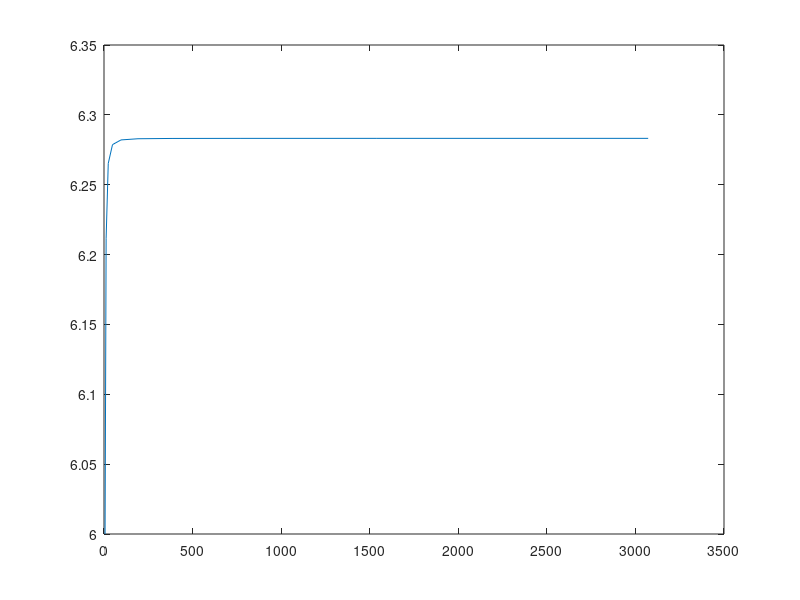
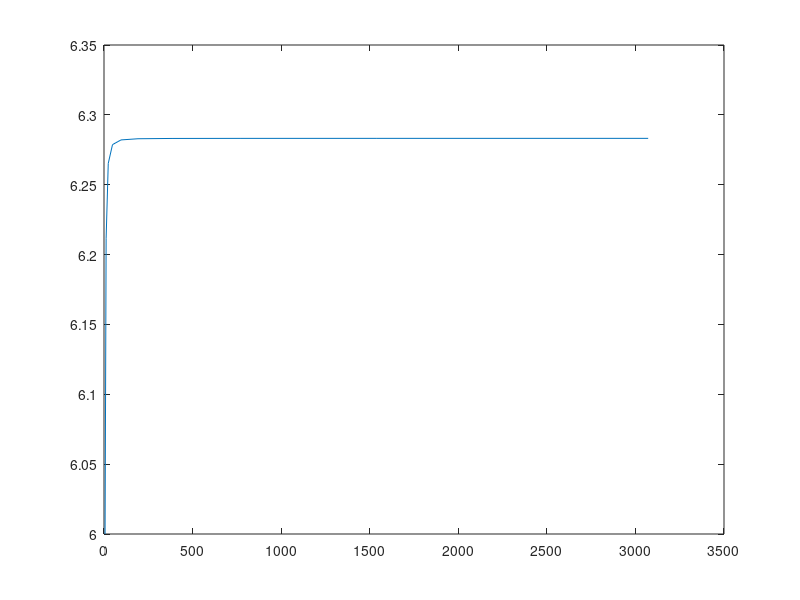

Write MATLAB code to recreate these figures, in order.
% Aufgabe 3a
clear;
clc;
format long;
n = 6;
s = 1;
naeherung = 0;

for j = 1 : 9,
    n(j+1)=2*n(j);
end

for j = 1 : 9,
    s(j+1) = sqrt(2-2*(sqrt(1-(s(j)^2/4))));
end

for j = 1 : 10,
    naeherung(j) = s(j) * n(j);
end

disp('2 * Pi ist: 2')
2 * pi

disp('Näherung ist: ')
naeherung

disp('Unterschied zu 2 * Pi: ')
(2*pi)-naeherung
figure(1);
xlim([min(n) max(n)]);
plot(n,naeherung);


% Aufgabe 3b
for j = 1 : 9,
    s(j+1) = sqrt(s(j)^2/(2*(1+sqrt(1-(s(j)^2/4)))));
end

for j = 1 : 10,
    naeherung(j) = s(j) * n(j);
end

disp('2 * Pi ist: 2')
2 * pi

disp('Näherung ist: ')
naeherung

disp('Unterschied zu 2 * Pi: ')
(2*pi)-naeherung

% Für grösseres n ist die zweite Formel näher an 2*Pi als die erste.
figure(2)
xlim([min(n) max(n)]);
plot(n,naeherung);